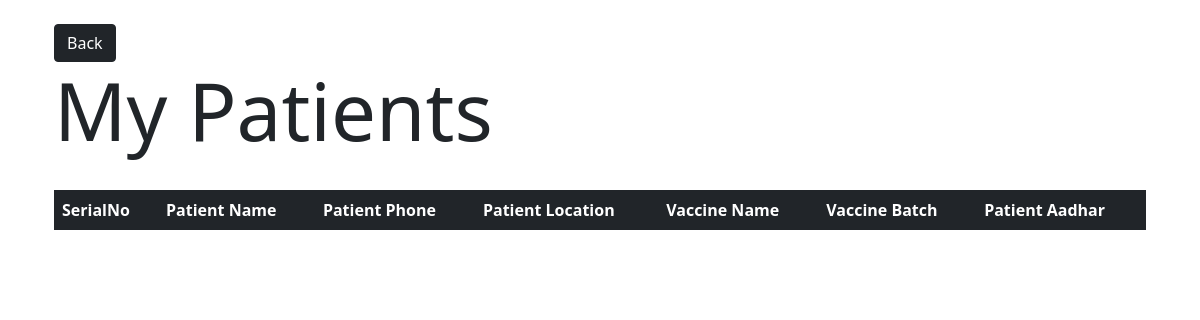
Before: /doctor/mypatients (signed in) with the older database file.
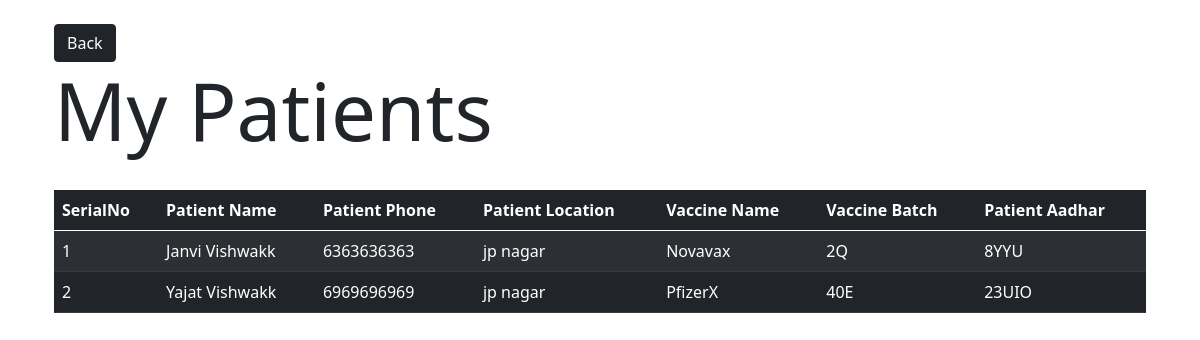
After: the same page with the newer database file.
### CovaxinatorAPI/models.py (models this page shows, shortened)
class Patient(db.Model):
	id = db.Column(db.Integer, primary_key=True)
	name = db.Column(db.String)
	phone = db.Column(db.String) #also used as username
	password = db.Column(db.String) #also used as password
	location = db.relationship('Location', secondary=patient_location_association, backref=db.backref('patients', lazy='dynamic'))
	aadhar = db.Column(db.String)
	address = db.Column(db.String)
	is_alive = db.Column(db.String)
	is_vaccinated = db.Column(db.Boolean, default=False)
	doctor_id = db.Column(db.Integer, db.ForeignKey('doctor.id'))
	vaccine_batch_id = db.Column(db.Integer, db.ForeignKey('vaccine_batch.id'))
	side_effects = db.relationship('SideEffects', backref='patient')
	followup_chat_id = db.Column(db.Integer, db.ForeignKey('follow_up_chat_data.id'))

class Location(db.Model):
	id = db.Column(db.Integer, primary_key=True)
	name = db.Column(db.String)

class VaccineBatch(db.Model):
	id = db.Column(db.Integer, primary_key=True)
	vaccine_name = db.Column(db.String)
	batch_id = db.Column(db.String)
	doctor_id = db.Column(db.Integer, db.ForeignKey('doctor.id'))
	patients = db.relationship('Patient', backref='vaccine_batch')
	vaccine_count = db.Column(db.Integer)

### CovaxinatorAPI/doctor/routes.py (the view)
@doctor.route('/mypatients')
def get_my_patients():
	doc_id = session.get('logged_in_doctor')
	if(not doc_id): return redirect(url_for('doctor.doctor_login'))
	doctor = Doctor.query.filter_by(id=doc_id).first()
	patients = doctor.patients
	return render_template('doctor/mypatients.html', title="Fatalities", patients=patients)

### CovaxinatorAPI/templates/doctor/mypatients.html
{% extends 'layout.html' %}
{% block content %}
<div class="container p-4">
<button class="btn btn-dark" onclick="window.history.back()"> Back </button>
<h1 class="display-1">My Patients</h1>
<br>
<table class="table table-striped table-dark" id="tbl">
		<thead>
			<tr>
			<th scope="col">SerialNo</th>
			<th scope="col">Patient Name</th>
			<th scope="col">Patient Phone</th>
			<th scope="col">Patient Location</th>
			<th scope="col">Vaccine Name</th>
			<th scope="col">Vaccine Batch</th>
			<th scope="col">Patient Aadhar</th>
			</tr>
		</thead>
		<tbody id='tbl'>
			{% for e in patients %}
			<tr data-phone="{{e.name}}">
			<td>{{loop.index}}</td>
				<td>{{e.name}}</td>
				<td>{{e.phone}}</td>
				<td>{{e.location[0].name}}</td>
				<td>{{e.vaccine_batch.vaccine_name}}</td>
				<td>{{e.vaccine_batch.batch_id}}</td>
				<td>{{e.aadhar}}</td>
			</tr>
			{% endfor %}
		</tbody>
	</table>
</div>
{% endblock content %}

### CovaxinatorAPI/templates/layout.html (shortened to what this page needs)
<!doctype html>
<html lang="en">
  <head>
    <link href="https://cdn.jsdelivr.net/npm/bootstrap@5.0.0-beta1/dist/css/bootstrap.min.css" rel="stylesheet">
	<link rel="stylesheet" href="{{url_for('static', filename='main.css')}}">
  </head>
  <body>
    {% block content %}
	{% endblock content %}
  </body>
</html>

Changed rows visible on the page:
now on this page (row edited): Patient: name "Janvi Vishwakk", phone "6363636363", name "jp nagar", vaccine_batch.vaccine_name "Novavax", vaccine_batch.batch_id "2Q", aadhar "8YYU"
added Patient: name "Yajat Vishwakk", phone "6969696969", name "jp nagar", vaccine_batch.vaccine_name "PfizerX", vaccine_batch.batch_id "40E", aadhar "23UIO"
